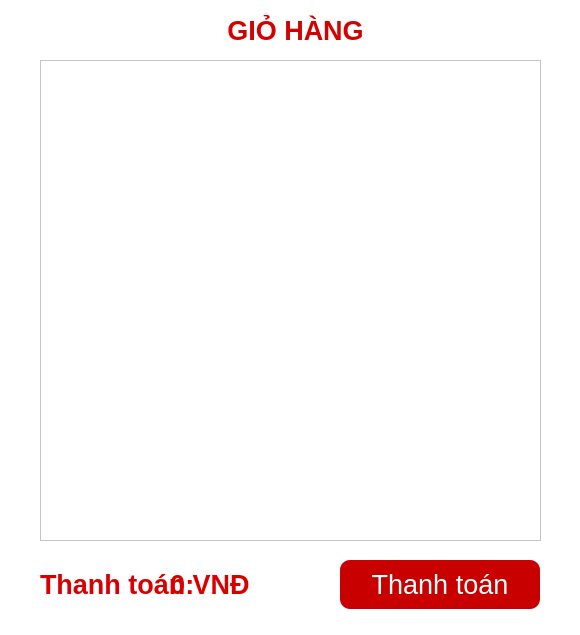
<?xml version="1.0" encoding="UTF-8"?>
<ui version="4.0">
 <class>Form</class>
 <widget class="QWidget" name="Form">
  <property name="geometry">
   <rect>
    <x>0</x>
    <y>0</y>
    <width>580</width>
    <height>635</height>
   </rect>
  </property>
  <property name="minimumSize">
   <size>
    <width>580</width>
    <height>635</height>
   </size>
  </property>
  <property name="maximumSize">
   <size>
    <width>580</width>
    <height>635</height>
   </size>
  </property>
  <property name="windowTitle">
   <string>Form</string>
  </property>
  <widget class="QLabel" name="label">
   <property name="geometry">
    <rect>
     <x>220</x>
     <y>10</y>
     <width>151</width>
     <height>41</height>
    </rect>
   </property>
   <property name="styleSheet">
    <string notr="true">font-size: 20pt;
font-weight: bold;
color: rgb(213, 0, 0);</string>
   </property>
   <property name="text">
    <string>GIỎ HÀNG</string>
   </property>
   <property name="alignment">
    <set>Qt::AlignCenter</set>
   </property>
  </widget>
  <widget class="QLabel" name="label_2">
   <property name="geometry">
    <rect>
     <x>0</x>
     <y>0</y>
     <width>581</width>
     <height>641</height>
    </rect>
   </property>
   <property name="minimumSize">
    <size>
     <width>461</width>
     <height>201</height>
    </size>
   </property>
   <property name="styleSheet">
    <string notr="true">background: #ffffff;</string>
   </property>
   <property name="text">
    <string/>
   </property>
  </widget>
  <widget class="QListWidget" name="list_widget">
   <property name="geometry">
    <rect>
     <x>40</x>
     <y>60</y>
     <width>501</width>
     <height>481</height>
    </rect>
   </property>
   <property name="styleSheet">
    <string notr="true">background: #ffffff;</string>
   </property>
  </widget>
  <widget class="QLabel" name="text">
   <property name="geometry">
    <rect>
     <x>40</x>
     <y>560</y>
     <width>161</width>
     <height>49</height>
    </rect>
   </property>
   <property name="styleSheet">
    <string notr="true">font-size: 20pt;
color: rgb(216, 0, 0);
font-weight: bold;</string>
   </property>
   <property name="text">
    <string>Thanh toán:</string>
   </property>
  </widget>
  <widget class="QPushButton" name="btn_thanhToan">
   <property name="geometry">
    <rect>
     <x>340</x>
     <y>560</y>
     <width>200</width>
     <height>49</height>
    </rect>
   </property>
   <property name="maximumSize">
    <size>
     <width>200</width>
     <height>50</height>
    </size>
   </property>
   <property name="styleSheet">
    <string notr="true">color: white;
background: rgb(201, 0, 0);
border-radius: 10px;
font-size: 20pt;</string>
   </property>
   <property name="text">
    <string>Thanh toán</string>
   </property>
  </widget>
  <widget class="QLabel" name="edt_tongSoTien">
   <property name="geometry">
    <rect>
     <x>170</x>
     <y>560</y>
     <width>161</width>
     <height>49</height>
    </rect>
   </property>
   <property name="styleSheet">
    <string notr="true">font-size: 20pt;
color: rgb(216, 0, 0);
font-weight: bold;</string>
   </property>
   <property name="text">
    <string>0 VNĐ</string>
   </property>
  </widget>
  <zorder>label_2</zorder>
  <zorder>label</zorder>
  <zorder>list_widget</zorder>
  <zorder>text</zorder>
  <zorder>btn_thanhToan</zorder>
  <zorder>edt_tongSoTien</zorder>
 </widget>
 <resources/>
 <connections/>
</ui>
